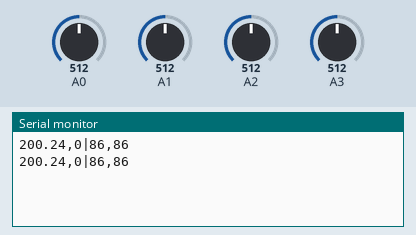
This sketch was run on a simulated Arduino Uno, built with avr-gcc and run on an emulated ATmega328P. Shown: the last lines printed to the serial monitor. The test bench sets the inputs (shaded band); at power-on: A0 = 512, A1 = 512, A2 = 512, A3 = 512.

Above: at 2.8 s.
2.9 s: A0 set to 716
At 4.8 s:
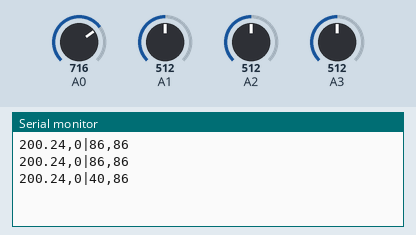
5.6 s: A1 set to 716
At 6.3 s:
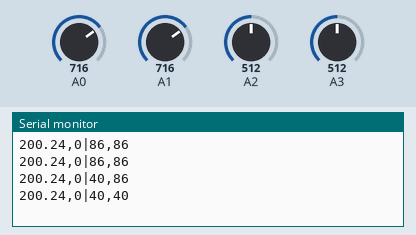
8.3 s: A2 set to 716
At 10.7 s:
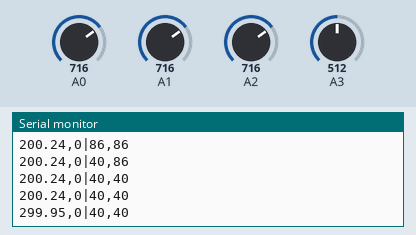
11.0 s: A0 set to 992
At 13.3 s:
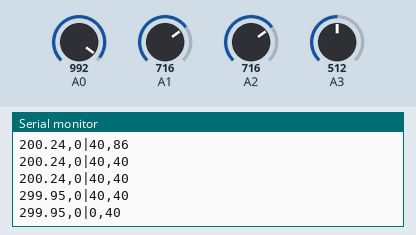
13.7 s: A1 set to 992
At 15.0 s:
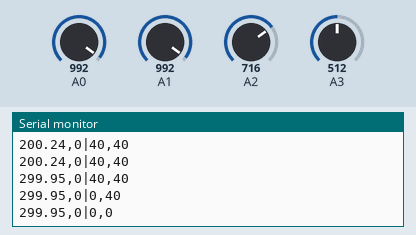
16.4 s: A2 set to 992
At 19.4 s:
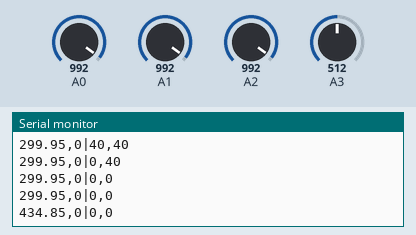
Timing chart, 0 to 20.1 s (numbered marks = the images above; inputs shaded):
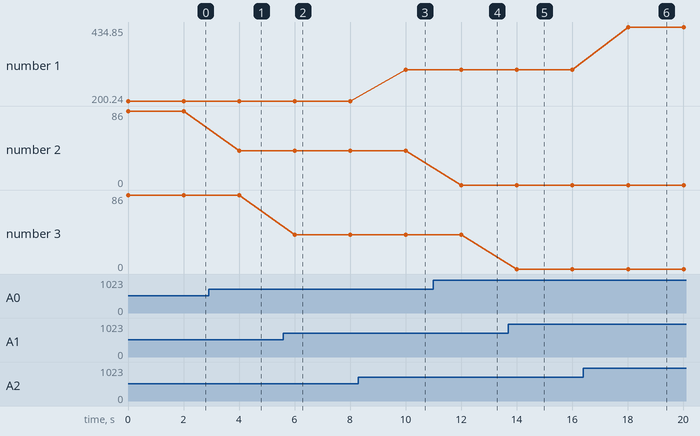

Measured:
- after the input at 2.9 s, the serial monitor: prints a new line after 1.1 s (image 1)
- after the input at 5.6 s, the serial monitor: prints a new line after 0.40 s (image 2)
- after the input at 8.3 s, the serial monitor: prints a new line after 1.7 s (image 3)
- after the input at 11.0 s, the serial monitor: prints a new line after 1.0 s (image 4)
- after the input at 13.7 s, the serial monitor: prints a new line after 0.31 s (image 5)
- after the input at 16.4 s, the serial monitor: prints a new line after 1.6 s (image 6)
- plotted number 1: 200.24 → 299.95 after the input at 8.3 s, 299.95 → 434.85 after the input at 16.4 s
- plotted number 2: 86 → 40 after the input at 2.9 s

The sketch:

moisture-reader.ino
```cpp
const int dryValue = 900;  // Replace with your calibrated dry value
const int wetValue = 450;  // Replace with your calibrated wet value

void setup() {
  Serial.begin(9600);
}

void loop() {
  int slot1MoistureVal = analogRead(A0);
  int slot2MoistureVal = analogRead(A1);
  int slot1TempVal = analogRead(A2);
  int slot2TempVal = analogRead(A3);

  int wetPercentageSlot1 = map(slot1MoistureVal, dryValue, wetValue, 0, 100);  // Map to percentage
  int wetPercentageSlot2 = map(slot2MoistureVal, dryValue, wetValue, 0, 100);  // Map to percentage

  // Constrain the percentage to avoid overflow or underflow
  wetPercentageSlot1 = constrain(wetPercentageSlot1, 0, 100);
  wetPercentageSlot2 = constrain(wetPercentageSlot2, 0, 100);

  float voltage = slot1TempVal * (5.0 / 1023.0);  // Convert to voltage (assuming 5V reference)
  float temperatureC = (voltage - 0.5) * 100.0;  // Convert to Celsius


  Serial.print(temperatureC);
  Serial.print(",0");

  Serial.print("|");
  Serial.print(wetPercentageSlot1);
  Serial.print(",");
  Serial.println(wetPercentageSlot2);
  delay(2000);
}
```
